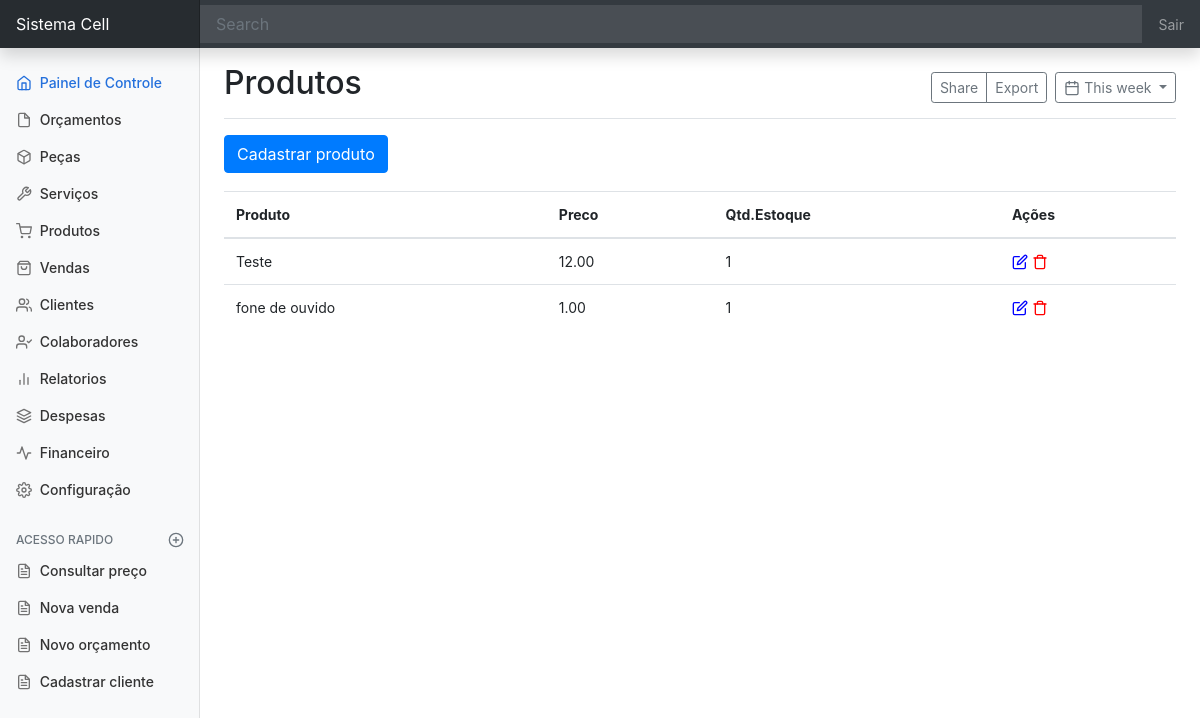
/produtos, run on the app's committed database.
### produto/models.py (models this page shows, shortened)
class Produto(models.Model):
    nome = models.CharField(max_length=99)
    quantidade = models.IntegerField()
    preco = models.DecimalField(max_digits=9, decimal_places=2)

### produto/views.py (the view)
# urls.py: path('produtos', ListaProduto.as_view(), name='produtos'),
class ListaProduto(ListView):
    model = Produto
    template_name = 'produto/pagina-inicial-produto.html'

### produto/templates/produto/pagina-inicial-produto.html (shortened to what this page needs)
{% extends 'dashboard/pagina-inicial.html'%}
{% block titulo %}
Produtos
{% endblock titulo %}
{% block conteudo %}
<div>
    <a
            href=""
            class="btn btn-primary"
            data-toggle="modal"
            data-target="#staticBackdrop"
            hx-get="{% url 'criar-produtos' %}"
            hx-target="#adicionar-conteudo"
            hx-swap="innerHTML"> Cadastrar produto</a>
</div>
<div style="padding-top:18px">
    <table id="tabela-produto" class="table">
        <thead>
        <tr>
            <th>Produto</th>
            <th>Preco</th>
            <th>Qtd.Estoque</th>
            <th>Ações</th>
        </tr>
        </thead>
        <tbody id="produto-Tbody">
            {% include "produto/tabela/tabela-produto.html" %}
        </tbody>
    </table>
</div>
{% endblock conteudo %}

### produto/templates/produto/tabela/linhas-tabela-produto.html (shortened to what this page needs)
<tr id="trProduto{{ object.pk }}">
    <td>{{ object.nome }}</td>
    <td>{{ object.preco|default:'---' }}</td>
    <td>{{ object.quantidade }}</td>
    <td>
        <span data-feather="edit"
              style="color: blue;"
              data-toggle="modal"
              data-target="#staticBackdrop"
              hx-get="{% url 'editar-produtos' object.pk %}"
              hx-target="#adicionar-conteudo"></i>
        </span>
        <span
            data-feather="trash"
            style="color:red;"
            hx-get="{% url 'apagar-produtos' object.pk %}"
            hx-confirm="Deseja mesmo apagar {{ object.nome }} ?"
            hx-target="closest tr"
            hx-swap="outerHTML swap:300ms">
        </span>
    </td>
</tr>

### static/css/dashboard.css (style rules this page uses)
body { font-size: .875rem; }
.feather { width: 16px; height: 16px; vertical-align: text-bottom; }

### data on the page
Produto: nome "Teste", preco "12.00", quantidade "1"
Produto: nome "fone de ouvido", preco "1.00", quantidade "1"
